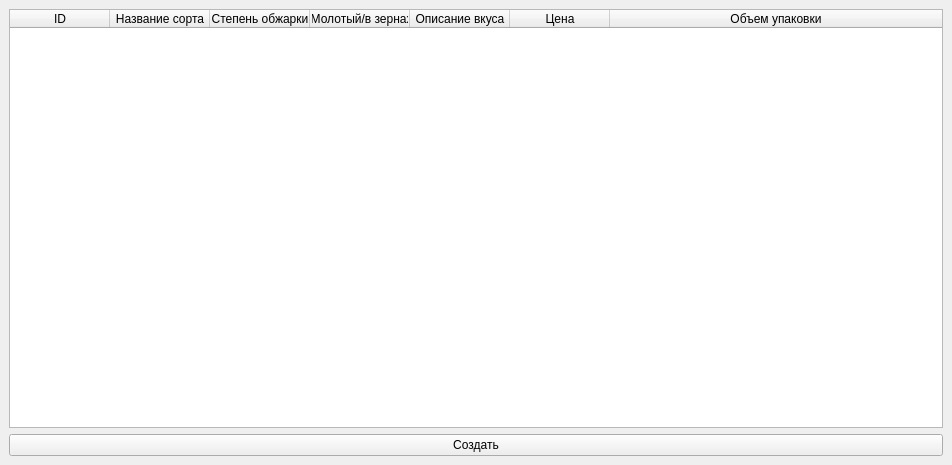
<?xml version="1.0" encoding="UTF-8"?>
<ui version="4.0">
 <class>MainWindow</class>
 <widget class="QMainWindow" name="MainWindow">
  <property name="geometry">
   <rect>
    <x>0</x>
    <y>0</y>
    <width>952</width>
    <height>465</height>
   </rect>
  </property>
  <property name="windowTitle">
   <string>MainWindow</string>
  </property>
  <widget class="QWidget" name="centralwidget">
   <layout class="QVBoxLayout" name="verticalLayout">
    <item>
     <widget class="QTableWidget" name="tableWidget">
      <attribute name="horizontalHeaderCascadingSectionResizes">
       <bool>false</bool>
      </attribute>
      <attribute name="horizontalHeaderShowSortIndicator" stdset="0">
       <bool>false</bool>
      </attribute>
      <attribute name="horizontalHeaderStretchLastSection">
       <bool>true</bool>
      </attribute>
      <attribute name="verticalHeaderCascadingSectionResizes">
       <bool>false</bool>
      </attribute>
      <attribute name="verticalHeaderShowSortIndicator" stdset="0">
       <bool>false</bool>
      </attribute>
      <attribute name="verticalHeaderStretchLastSection">
       <bool>false</bool>
      </attribute>
      <column>
       <property name="text">
        <string>ID</string>
       </property>
      </column>
      <column>
       <property name="text">
        <string>Название сорта</string>
       </property>
      </column>
      <column>
       <property name="text">
        <string>Степень обжарки</string>
       </property>
      </column>
      <column>
       <property name="text">
        <string> Молотый/в зернах</string>
       </property>
      </column>
      <column>
       <property name="text">
        <string>Описание вкуса</string>
       </property>
      </column>
      <column>
       <property name="text">
        <string>Цена</string>
       </property>
      </column>
      <column>
       <property name="text">
        <string>Объем упаковки</string>
       </property>
      </column>
     </widget>
    </item>
    <item>
     <widget class="QPushButton" name="btn_create_edit_main">
      <property name="text">
       <string>Создать</string>
      </property>
     </widget>
    </item>
   </layout>
  </widget>
 </widget>
 <resources/>
 <connections/>
</ui>
